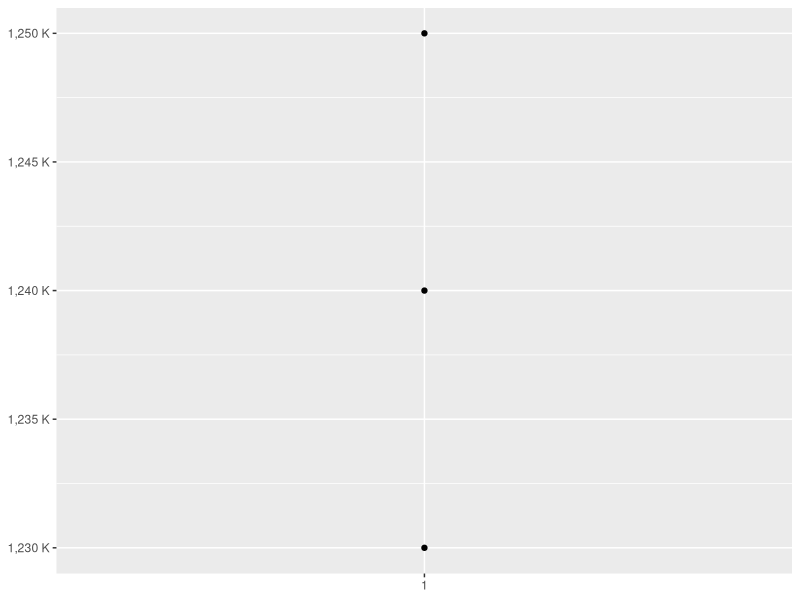
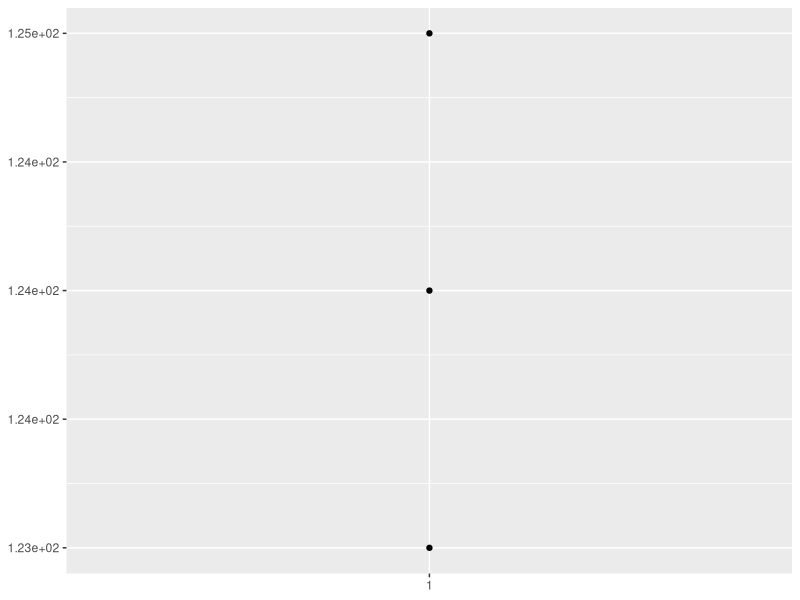
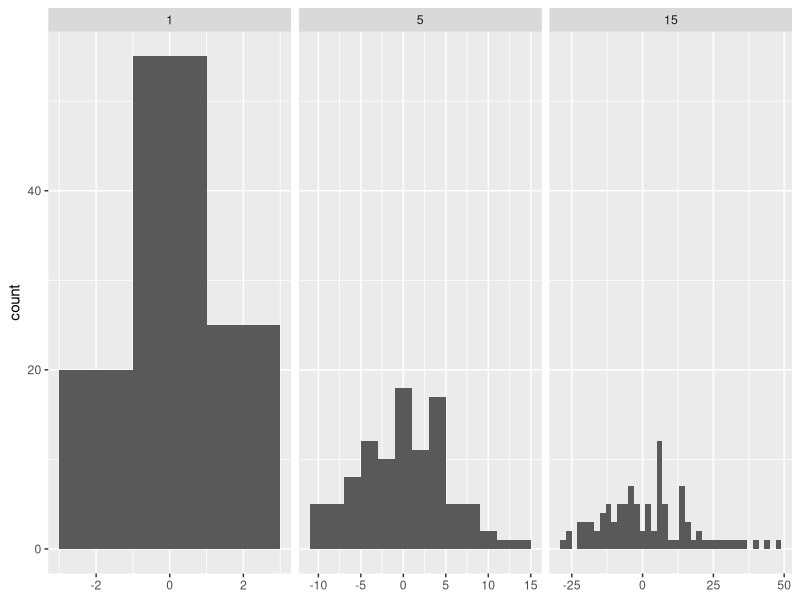
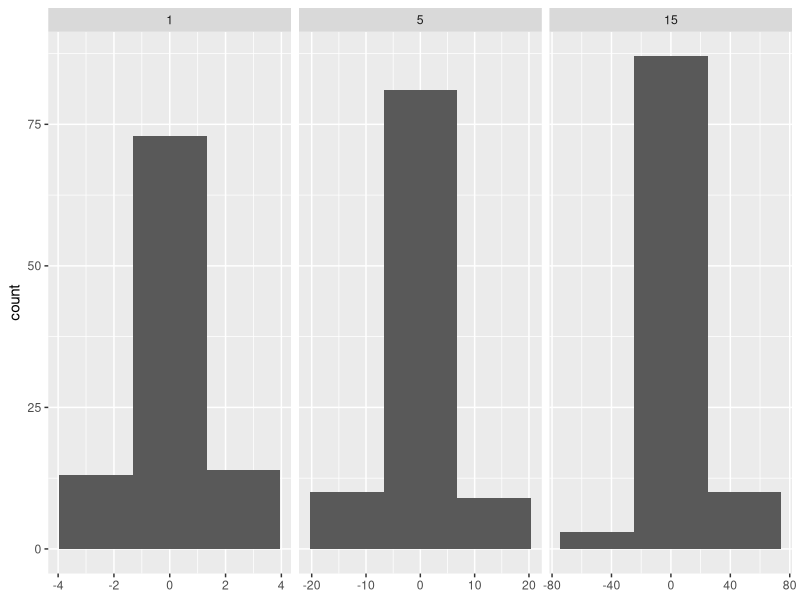

Recreate these plots in R, in order.


# Functional factories, chapter 10 (Advanved R)
args(mean)

#
power1 <- function(exp) {
  function(x) {
    x^exp
  }
}

square <- power1(2)
cube <- power1(3)
square(2)
square(4)
cube(2)


# Environments
square
cube

# Can see that they are bonded to exp (and have the same parent env.)
# and have different environment
rlang::env_print(square)
rlang::env_print(cube)
rlang::fn_env(square )$exp
rlang::fn_env(cube )$exp

# Forcing evaluation
# Problem:
x <- 2
square <- power1(x)
square(2)
x <- 3
square <- power1(x)
square(2)
# This bug appear because x is evaluated lazily when square() is runned

# Fixing the bug:
power2 <- function(exp) {
  force(exp)
  function(x) { x^exp}
}

x <- 2
square <- power2(x)
x <- 3
square(2)


# 10.2.4 stateful functions -----------------------------------------------

new_counter <- function( ) { 
  i <- 0
  
  function( ) { 
    i <<- i + 1
    i
  }
}

one <- new_counter()
two <- new_counter()

one()
one()
one()

two()

# When the manufactured function is run i <<- i + 1 will modify i in its enclosing environment. Because manufactured functions have 
# independent enclosing environments, they have independent count



# manufactured functions need to explicitly unbind large temp object with rm()



# Graphical factories -----------------------------------------------------
library(tidyverse)
y <- c(123, 124, 125)

# Return a function
scales::comma_format()(y)

# In other words, the primary interface is a function factory. 
scales::comma_format(scale = 10 , suffix = " K")(y)

df <- tibble( x = 1, y = y)

graf <- df %>% ggplot( aes( x = factor(x), y = y)) + 
  geom_point( breaks = 1, labels = NULL ) +
  labs( x = NULL, y = NULL)


graf + scale_y_continuous( labels = scales::comma_format( scale = 10, suffix = " K"))

graf + scale_y_continuous( labels = scales::scientific_format())

## Histogram bins
# binwidth argument can be a function. 

sd <- c(1,5,15)
n <- 100

df <- tibble( x = rnorm(3*n, sd = sd), sd = rep(sd, n))

ggplot( df, aes( x )) +
  geom_histogram( binwidth = 2) +
  facet_wrap( ~sd, scales = "free_x") +
  labs(x = NULL)
# Each facet has the same number of observations, but the variability is very different. 

# To get the same number of observation in each bin
bindwidth_bins <- function(n) {
  force(n)
  
  function(x) { 
    max(x)-min(x)/n
    }
}

ggplot( df, aes(x)) + geom_histogram( binwidth =  bindwidth_bins(20)) +
  facet_wrap( ~sd, scales = "free_x") + labs( x =NULL)


## ggsave()
# Example function factory used internally by ggplot2

require(stats)
centre <- function(x, t) {
  switch(t ,
         mean = mean(x),
         median = median(x), 
         stop("Ikke kjent type"))
}
x <- c(1,1,2,1:10)
centre(x, "median")




# rep ---------------------------------------------------------------------

power1 <- function( exp ) {
  function(x) { x^exp}
}

linear <- power1(1)
square <- power1(2)

map2( 1:10, rep(2, times = 10), function(x,y) { test <- power1(x);test(y)} )













































